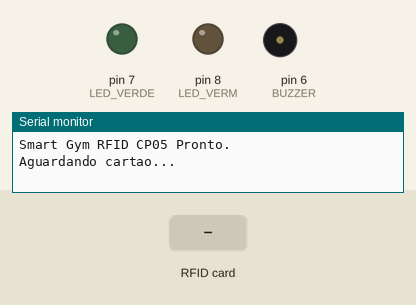
This sketch was run on a simulated Arduino Uno, built with avr-gcc and run on an emulated ATmega328P. Shown: output pins drawn as LEDs (lit = HIGH), buzzer (waves = sounding, pin HIGH), the last lines printed to the serial monitor. Inputs (shaded band) come from the test bench. Pins used as bus, display or sensor lines are not drawn.

Above: at 1.8 s.
1.9 s: RFID card 5E 7A 19 C4 held to the reader
At 2.15 s:
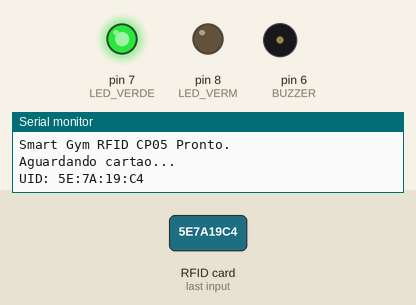
Timing chart, 0 to 4.9 s (numbered marks = the images above; inputs shaded):
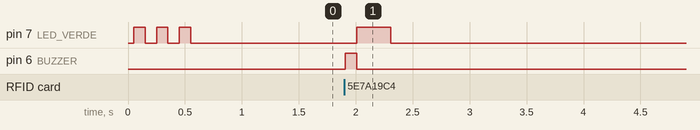

The sketch:

Smart_Gym_RFID_CP05.ino
```cpp
/**
 * Smart_Gym_RFID_CP05.ino — Smart Gym | CP05
 * Disciplina: Physical Computing (IoT & IoB) — FIAP
 *
 * Novidades CP05:
 *   - Recebe comandos de status via Serial vindo do Python:
 *       "STATUS:ocupada\n"  → acende LED vermelho
 *       "STATUS:livre\n"    → apaga LED vermelho
 *   - LED verde pisca ao enviar UID com sucesso (mantido do CP04)
 *   - LED vermelho permanece aceso enquanto estação estiver ocupada
 *
 * Hardware necessário:
 *   - Arduino Uno / Nano
 *   - Módulo RFID RC522
 *   - LED verde (pino 7) e LED vermelho (pino 8)
 *   - Buzzer (pino 6)
 *
 * Conexões RC522 → Arduino Uno:
 *   SDA  → D10
 *   SCK  → D13
 *   MOSI → D11
 *   MISO → D12
 *   GND  → GND
 *   RST  → D9
 *   3.3V → 3.3V
 *
 * Protocolo Serial (saída → Python):
 *   Baud: 9600
 *   "UID: XX:XX:XX:XX"
 *
 * Protocolo Serial (entrada ← Python):
 *   "STATUS:ocupada"  → LED vermelho acende
 *   "STATUS:livre"    → LED vermelho apaga
 *
 * Bibliotecas necessárias (Library Manager):
 *   - MFRC522 by GithubCommunity
 *   - SPI (nativa)
 */

#include <SPI.h>
#include <MFRC522.h>

// ── Pinos ────────────────────────────────────────────────────────────────────
#define SS_PIN    10
#define RST_PIN    9
#define LED_VERDE  7
#define LED_VERM   8
#define BUZZER     6

// ── Objetos ──────────────────────────────────────────────────────────────────
MFRC522 rfid(SS_PIN, RST_PIN);

// ── Estado ───────────────────────────────────────────────────────────────────
bool   estacaoOcupada = false;
String serialBuffer   = "";

// ── Debounce RFID ────────────────────────────────────────────────────────────
String        ultimoUID = "";
unsigned long tUlt      = 0;
const unsigned long DEBOUNCE_MS = 2000;

// ─────────────────────────────────────────────────────────────────────────────
void setup() {
  Serial.begin(9600);
  SPI.begin();
  rfid.PCD_Init();

  pinMode(LED_VERDE, OUTPUT);
  pinMode(LED_VERM,  OUTPUT);
  pinMode(BUZZER,    OUTPUT);

  // Pisca LEDs para indicar boot
  for (int i = 0; i < 3; i++) {
    digitalWrite(LED_VERDE, HIGH);
    delay(100);
    digitalWrite(LED_VERDE, LOW);
    delay(100);
  }

  Serial.println("Smart Gym RFID CP05 Pronto.");
  Serial.println("Aguardando cartao...");
}

// ─────────────────────────────────────────────────────────────────────────────
void loop() {
  // ── 1. Lê comandos de status vindos do Python ─────────────────────────────
  lerComandoSerial();

  // ── 2. Lê cartão RFID ─────────────────────────────────────────────────────
  if (!rfid.PICC_IsNewCardPresent() || !rfid.PICC_ReadCardSerial()) {
    return;
  }

  // Monta string do UID no formato XX:XX:XX:XX
  String uid = "";
  for (byte i = 0; i < rfid.uid.size; i++) {
    if (rfid.uid.uidByte[i] < 0x10) uid += "0";
    uid += String(rfid.uid.uidByte[i], HEX);
    if (i < rfid.uid.size - 1) uid += ":";
  }
  uid.toUpperCase();

  // Debounce — ignora leitura do mesmo cartão em menos de 2 s
  unsigned long agora = millis();
  if (uid == ultimoUID && (agora - tUlt) < DEBOUNCE_MS) {
    rfid.PICC_HaltA();
    rfid.PCD_StopCrypto1();
    return;
  }

  ultimoUID = uid;
  tUlt      = agora;

  // Envia para o Python no formato esperado: "UID: XX:XX:XX:XX"
  Serial.print("UID: ");
  Serial.println(uid);

  // Feedback: bipe + pisca LED verde (independente do estado da estação)
  beep(1, 100);
  digitalWrite(LED_VERDE, HIGH);
  delay(300);
  digitalWrite(LED_VERDE, LOW);

  rfid.PICC_HaltA();
  rfid.PCD_StopCrypto1();
}

// ─────────────────────────────────────────────────────────────────────────────
/**
 * Lê bytes disponíveis na Serial e acumula no buffer até '\n'.
 * Ao receber linha completa, parseia comandos de status.
 */
void lerComandoSerial() {
  while (Serial.available() > 0) {
    char c = (char)Serial.read();
    if (c == '\n') {
      processarComando(serialBuffer);
      serialBuffer = "";
    } else if (c != '\r') {
      serialBuffer += c;
    }
  }
}

void processarComando(String cmd) {
  cmd.trim();
  if (cmd.startsWith("STATUS:")) {
    String valor = cmd.substring(7);
    valor.trim();
    if (valor.equalsIgnoreCase("ocupada")) {
      estacaoOcupada = true;
      digitalWrite(LED_VERM, HIGH);
    } else if (valor.equalsIgnoreCase("livre")) {
      estacaoOcupada = false;
      digitalWrite(LED_VERM, LOW);
    }
  }
}

// ─────────────────────────────────────────────────────────────────────────────
void beep(int vezes, int duracao_ms) {
  for (int i = 0; i < vezes; i++) {
    digitalWrite(BUZZER, HIGH);
    delay(duracao_ms);
    digitalWrite(BUZZER, LOW);
    if (i < vezes - 1) delay(100);
  }
}
```

Measured:
- after the input at 1.9 s, pin 7 (LED_VERDE): LOW → HIGH after 0.11 s, → LOW 0.30 s later; pin 6 (BUZZER): LOW → HIGH at once, → LOW 0.10 s later
